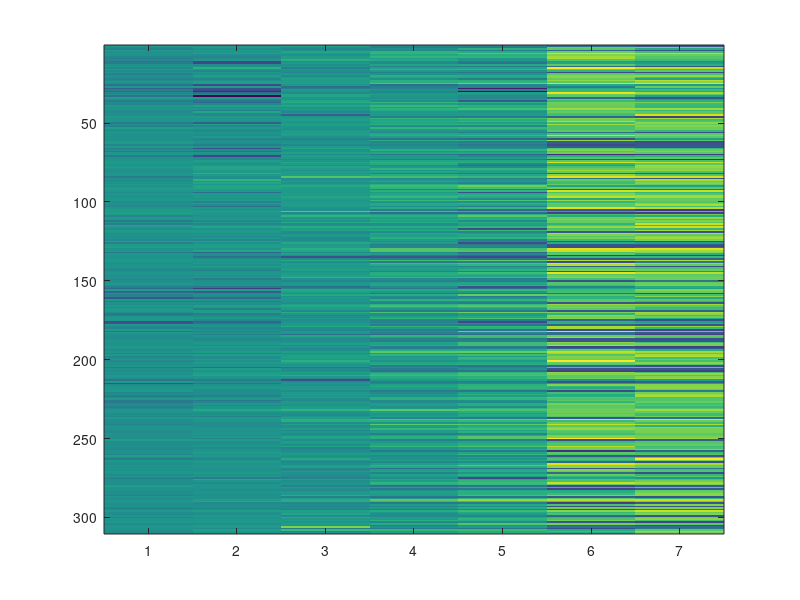

The MATLAB script that drew this image: (Note: this script raises an error after producing the figure.)
load('yeastData310.mat') % 'X', 'genes', 'times');


figure;imagesc(X);colormap(redgreencmap)
xlabel('time')
set(gca,'xticklabel',times)
ylabel('genes')
title('yeast microarray data')
colorbar
if doPrintPmtk, pdfcrop; doPrintPmtkFigures('yeastHeatMap'); end;

%figure; plot(X'); set(gca,'xticklabel',times);
figure; plot(times,X,'o-');
xlabel('time')
set(gca,'xticklabel',times)
set(gca,'xtick',times)
ylabel('genes')
title('yeast microarray data')
set(gca,'xlim',[0 max(times)])
if doPrintPmtk, doPrintPmtkFigures('yeastTimeSeries'); end;
